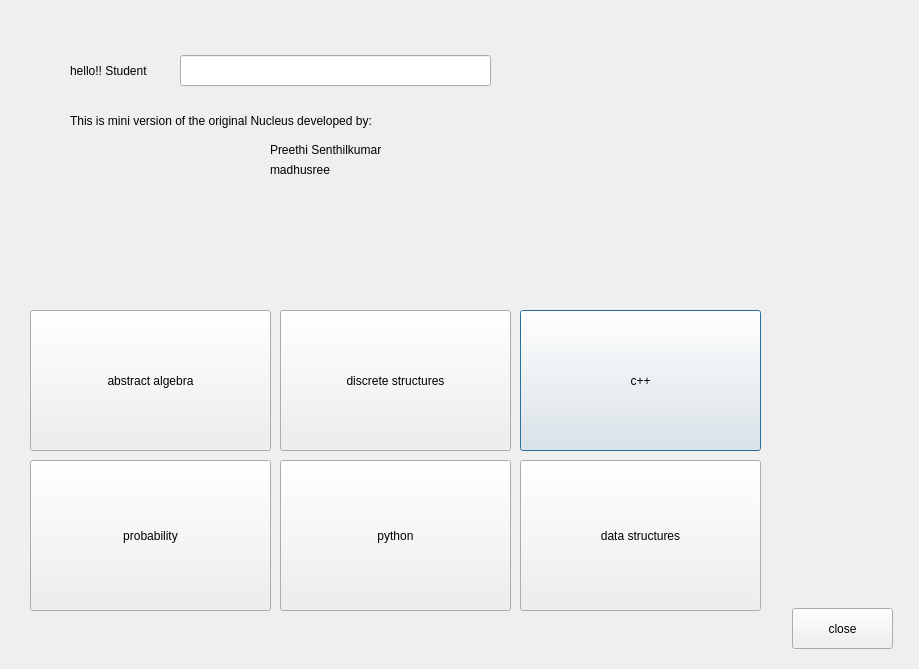
<?xml version="1.0" encoding="UTF-8"?>
<ui version="4.0">
 <class>innerwindow</class>
 <widget class="QDialog" name="innerwindow">
  <property name="geometry">
   <rect>
    <x>0</x>
    <y>0</y>
    <width>919</width>
    <height>669</height>
   </rect>
  </property>
  <property name="windowTitle">
   <string>Dialog</string>
  </property>
  <widget class="QPushButton" name="oops">
   <property name="geometry">
    <rect>
     <x>520</x>
     <y>310</y>
     <width>241</width>
     <height>141</height>
    </rect>
   </property>
   <property name="text">
    <string>c++</string>
   </property>
   <property name="icon">
    <iconset>
     <normaloff>../../Pictures/Screenshots/Screenshot 2024-04-01 233329.png</normaloff>../../Pictures/Screenshots/Screenshot 2024-04-01 233329.png</iconset>
   </property>
  </widget>
  <widget class="QPushButton" name="probability">
   <property name="geometry">
    <rect>
     <x>30</x>
     <y>460</y>
     <width>241</width>
     <height>151</height>
    </rect>
   </property>
   <property name="text">
    <string>probability</string>
   </property>
   <property name="icon">
    <iconset>
     <normaloff>../../Pictures/Screenshots/Screenshot 2024-04-01 233329.png</normaloff>../../Pictures/Screenshots/Screenshot 2024-04-01 233329.png</iconset>
   </property>
  </widget>
  <widget class="QPushButton" name="python">
   <property name="geometry">
    <rect>
     <x>280</x>
     <y>460</y>
     <width>231</width>
     <height>151</height>
    </rect>
   </property>
   <property name="text">
    <string>python</string>
   </property>
   <property name="icon">
    <iconset>
     <normaloff>../../Pictures/Screenshots/Screenshot 2024-04-01 233329.png</normaloff>../../Pictures/Screenshots/Screenshot 2024-04-01 233329.png</iconset>
   </property>
  </widget>
  <widget class="QPushButton" name="dsa">
   <property name="geometry">
    <rect>
     <x>520</x>
     <y>460</y>
     <width>241</width>
     <height>151</height>
    </rect>
   </property>
   <property name="text">
    <string>data structures</string>
   </property>
   <property name="icon">
    <iconset>
     <normaloff>../../Pictures/Screenshots/Screenshot 2024-04-01 233329.png</normaloff>../../Pictures/Screenshots/Screenshot 2024-04-01 233329.png</iconset>
   </property>
  </widget>
  <widget class="QPushButton" name="abstract_2">
   <property name="geometry">
    <rect>
     <x>30</x>
     <y>310</y>
     <width>241</width>
     <height>141</height>
    </rect>
   </property>
   <property name="text">
    <string>abstract algebra</string>
   </property>
   <property name="icon">
    <iconset>
     <normaloff>../../Pictures/Screenshots/Screenshot 2024-04-01 233329.png</normaloff>../../Pictures/Screenshots/Screenshot 2024-04-01 233329.png</iconset>
   </property>
  </widget>
  <widget class="QPushButton" name="discrete">
   <property name="geometry">
    <rect>
     <x>280</x>
     <y>310</y>
     <width>231</width>
     <height>141</height>
    </rect>
   </property>
   <property name="text">
    <string>discrete structures</string>
   </property>
   <property name="icon">
    <iconset>
     <normaloff>../../Pictures/Screenshots/Screenshot 2024-04-01 233329.png</normaloff>../../Pictures/Screenshots/Screenshot 2024-04-01 233329.png</iconset>
   </property>
  </widget>
  <widget class="QLabel" name="label">
   <property name="geometry">
    <rect>
     <x>0</x>
     <y>-30</y>
     <width>1001</width>
     <height>771</height>
    </rect>
   </property>
   <property name="text">
    <string/>
   </property>
   <property name="pixmap">
    <pixmap>../../../../Preethi Senthilkumar/Downloads/nucleus.jpg</pixmap>
   </property>
   <property name="scaledContents">
    <bool>true</bool>
   </property>
  </widget>
  <widget class="QLabel" name="label_2">
   <property name="geometry">
    <rect>
     <x>0</x>
     <y>0</y>
     <width>931</width>
     <height>681</height>
    </rect>
   </property>
   <property name="text">
    <string/>
   </property>
   <property name="pixmap">
    <pixmap>../../Pictures/Screenshots/Screenshot 2024-04-01 232327.png</pixmap>
   </property>
   <property name="scaledContents">
    <bool>true</bool>
   </property>
  </widget>
  <widget class="QLabel" name="label_3">
   <property name="geometry">
    <rect>
     <x>230</x>
     <y>220</y>
     <width>281</width>
     <height>71</height>
    </rect>
   </property>
   <property name="text">
    <string/>
   </property>
   <property name="pixmap">
    <pixmap>../../Pictures/Screenshots/Screenshot 2024-04-01 233319.png</pixmap>
   </property>
   <property name="scaledContents">
    <bool>true</bool>
   </property>
  </widget>
  <widget class="QPushButton" name="back">
   <property name="geometry">
    <rect>
     <x>792</x>
     <y>608</y>
     <width>101</width>
     <height>41</height>
    </rect>
   </property>
   <property name="text">
    <string>close</string>
   </property>
  </widget>
  <widget class="QLabel" name="label_4">
   <property name="geometry">
    <rect>
     <x>70</x>
     <y>20</y>
     <width>581</width>
     <height>101</height>
    </rect>
   </property>
   <property name="text">
    <string>hello!! Student </string>
   </property>
  </widget>
  <widget class="QLabel" name="label_5">
   <property name="geometry">
    <rect>
     <x>70</x>
     <y>90</y>
     <width>521</width>
     <height>61</height>
    </rect>
   </property>
   <property name="text">
    <string>This is mini version of the original Nucleus developed by:</string>
   </property>
  </widget>
  <widget class="QLabel" name="label_6">
   <property name="geometry">
    <rect>
     <x>270</x>
     <y>140</y>
     <width>301</width>
     <height>20</height>
    </rect>
   </property>
   <property name="text">
    <string>Preethi Senthilkumar</string>
   </property>
  </widget>
  <widget class="QLabel" name="label_7">
   <property name="geometry">
    <rect>
     <x>270</x>
     <y>160</y>
     <width>141</width>
     <height>20</height>
    </rect>
   </property>
   <property name="text">
    <string>madhusree</string>
   </property>
  </widget>
  <widget class="QLabel" name="label_8">
   <property name="geometry">
    <rect>
     <x>30</x>
     <y>20</y>
     <width>841</width>
     <height>171</height>
    </rect>
   </property>
   <property name="text">
    <string/>
   </property>
   <property name="pixmap">
    <pixmap>../../Pictures/Screenshots/Screenshot 2024-04-11 215110.png</pixmap>
   </property>
   <property name="scaledContents">
    <bool>true</bool>
   </property>
  </widget>
  <widget class="QLabel" name="label_9">
   <property name="geometry">
    <rect>
     <x>580</x>
     <y>30</y>
     <width>201</width>
     <height>141</height>
    </rect>
   </property>
   <property name="text">
    <string/>
   </property>
   <property name="pixmap">
    <pixmap>../../Pictures/Screenshots/Screenshot 2024-04-11 215035.png</pixmap>
   </property>
   <property name="scaledContents">
    <bool>true</bool>
   </property>
  </widget>
  <widget class="QLineEdit" name="name">
   <property name="geometry">
    <rect>
     <x>180</x>
     <y>55</y>
     <width>311</width>
     <height>31</height>
    </rect>
   </property>
  </widget>
  <zorder>label_2</zorder>
  <zorder>label</zorder>
  <zorder>label_8</zorder>
  <zorder>oops</zorder>
  <zorder>probability</zorder>
  <zorder>python</zorder>
  <zorder>dsa</zorder>
  <zorder>abstract_2</zorder>
  <zorder>discrete</zorder>
  <zorder>label_3</zorder>
  <zorder>back</zorder>
  <zorder>label_4</zorder>
  <zorder>label_5</zorder>
  <zorder>label_6</zorder>
  <zorder>label_7</zorder>
  <zorder>label_9</zorder>
  <zorder>name</zorder>
 </widget>
 <resources/>
 <connections/>
</ui>
